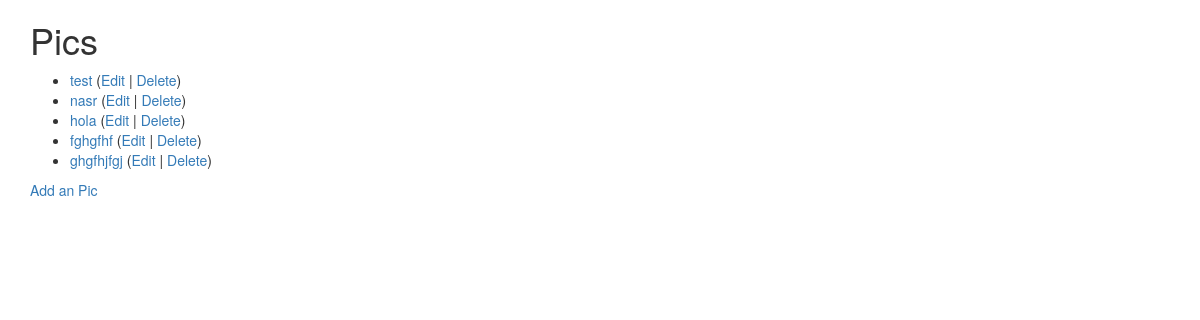
The page /pics/ (signed in) on the database as committed earlier.
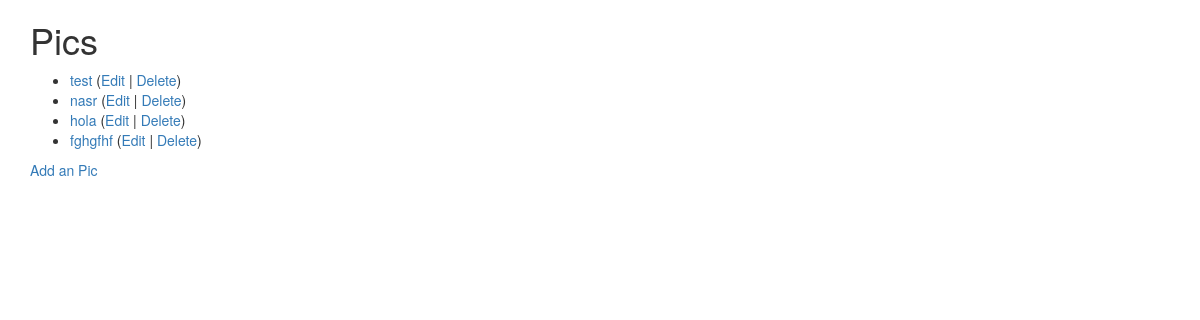
The same page on the database as committed later.
### pics/models.py (models this page shows, shortened)
class Pic(models.Model):
    title = models.CharField(max_length=200,
                            validators=[MinLengthValidator(2, "Title must be greater than 2 characters")]
            )
    text = models.TextField()
    owner = models.ForeignKey(settings.AUTH_USER_MODEL, on_delete=models.CASCADE)
    picture  = models.BinaryField(null=True, blank=True, editable=True)
    content_type = models.CharField(max_length=256, null=True, blank=True
                                    , help_text="The MIMEType of the file")
    created_at = models.DateTimeField(auto_now_add=True)
    updated_at = models.DateTimeField(auto_now=True)

### pics/views.py (the view)
# urls.py: path('', views.PicListView.as_view(), name = "all"),
class PicListView(OwnerListView):
    model = Pic
    template_name = "pics/list.html"
    success_url = reverse_lazy('pics:all')

### pics/templates/pics/list.html
{% extends "base_bootstrap.html" %}
{% block content %}
<h1>Pics</h1>
<p>
    {% if pic_list %}
    <ul>
        {% for pic in pic_list %}
        <li>
            <a href="{% url 'pics:pic_detail' pic.id %}">{{pic.title}}</a>
            {% if pic.owner == user %}
                (<a href="{% url 'pics:pic_update' pic.id %}">Edit</a> |
                <a href="{% url 'pics:pic_delete' pic.id %}">Delete</a>)
            {% endif %}
        </li>
        {% endfor %}
    </ul>
    {% else%}
        <p>There are no pics in the database.</p>
    {% endif %}
</p>
<p>
    <a href="{% url 'pics:pic_create' %}">Add an Pic</a>
</p>
{% endblock %}

Rows that differ between the two databases and show on the page:
removed Pic: title "ghgfhjfgj", shows "Edit"
